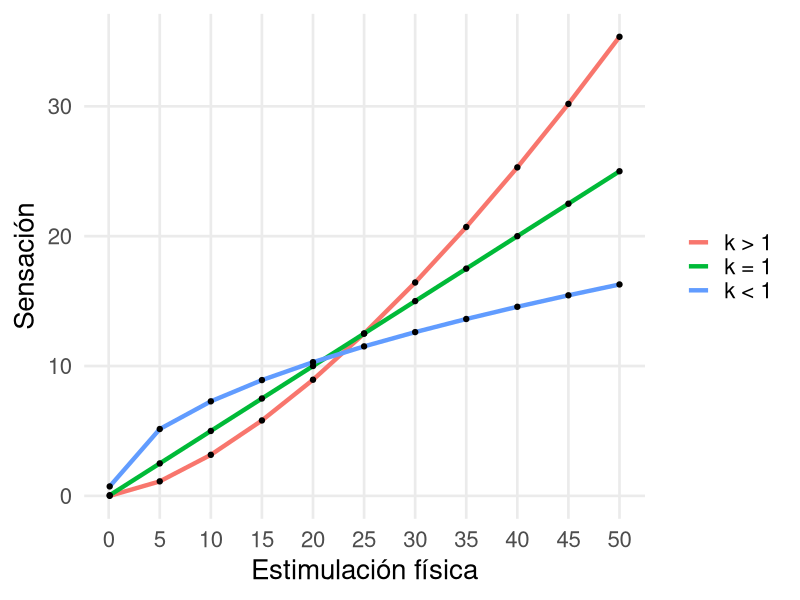
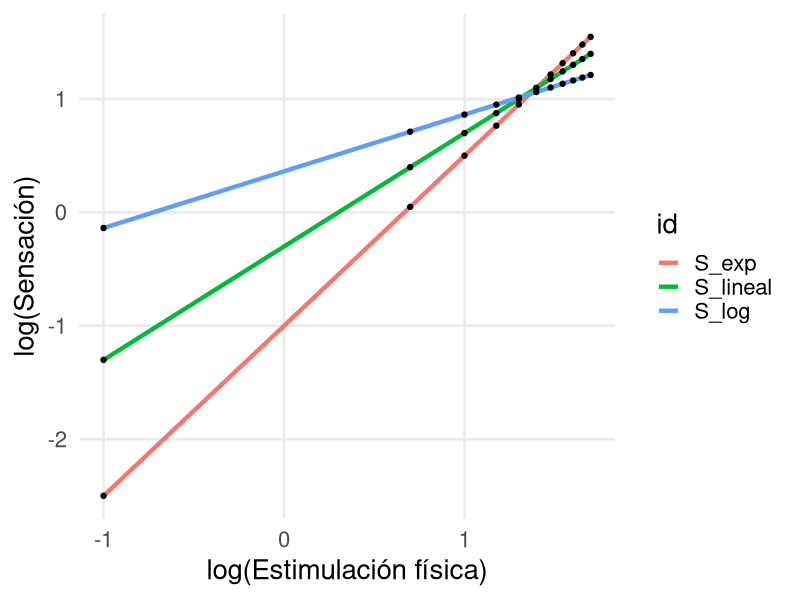
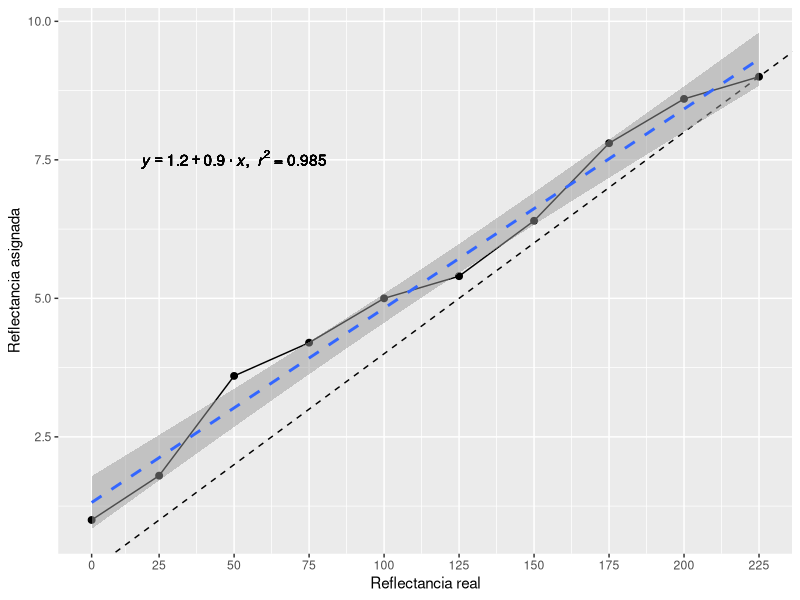
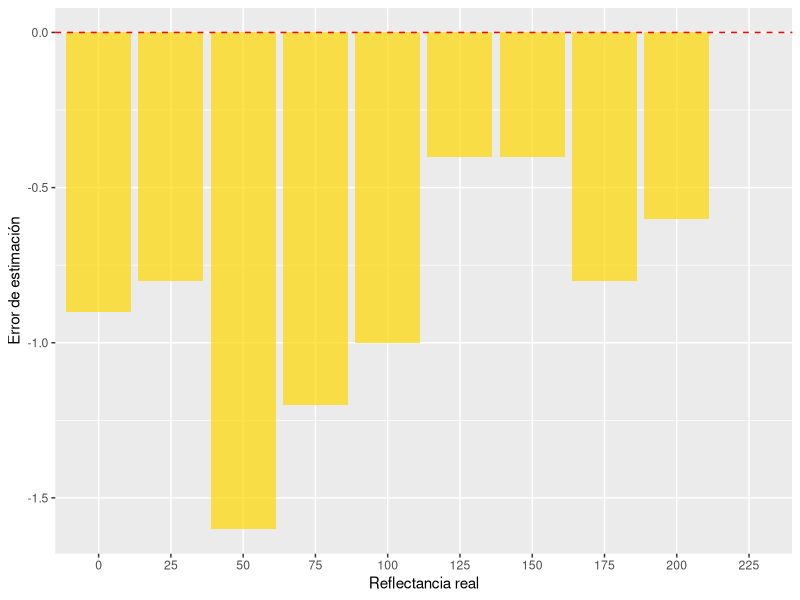
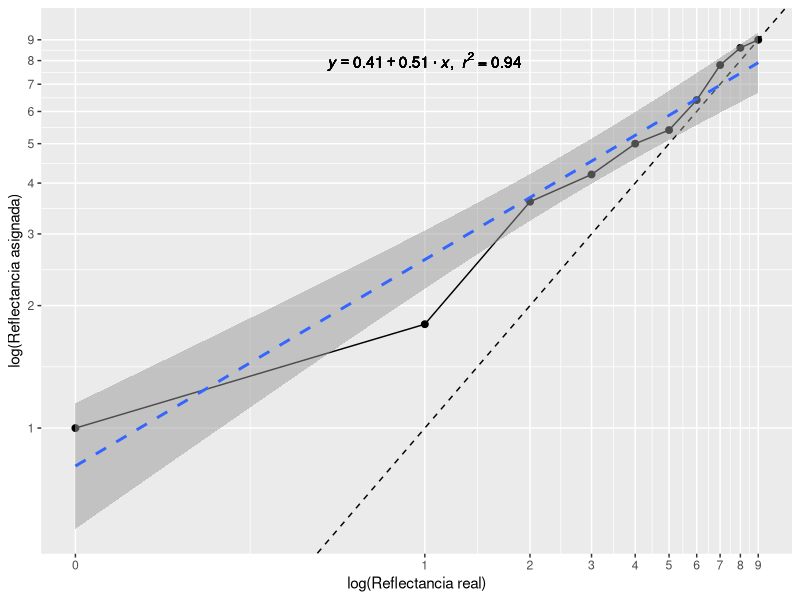
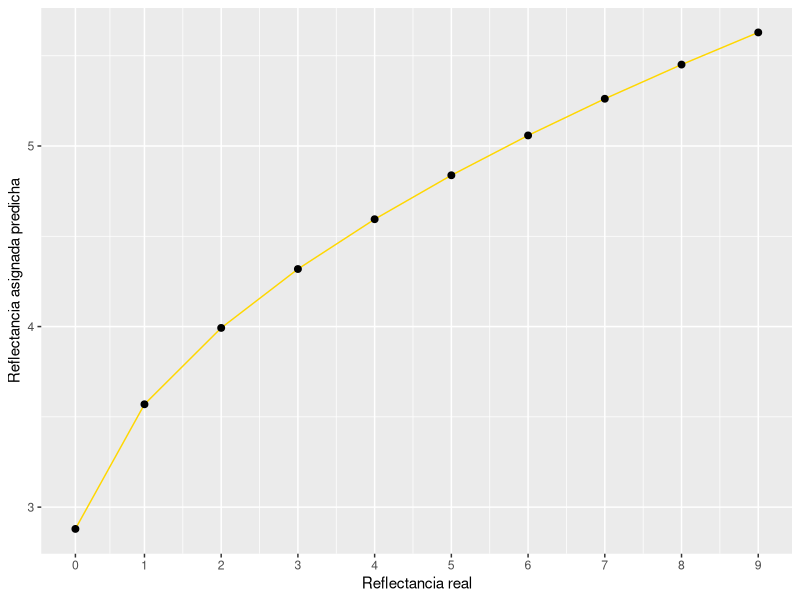

These figures' R source, in order:
## ---- chunk 1
# Las librerías que necesitamos
libraries <- c("tidyverse","cowplot","quickpsy",
               "broom","knitr","circular")

# Cargamos las librerias que necesitamos, si no las tenemos, indicamos a R que las instale
invisible(
  lapply(
    libraries, function(x) {
      if(!require(x, character.only = T, quietly = T)) {
        install.packages(x)
        require(x, character.only = T, quietly = T)
      }
    }
  )
)
# Where is this script?
Where_Am_I <- function(path=T){
  if (path == T){
    dirname(rstudioapi::getSourceEditorContext()$path)
  }
  else {
    rstudioapi::getSourceEditorContext()$path
  }
}
## ---- chunk 2
##### Relaciones funcionales
Functions <- data_frame(
  E = c(0.1,seq(5,50,by=5)),
  S_lineal = 0.5*E,
  S_log = log(10)*E^0.5,
  S_exp = 0.1*E^1.5
)



names <- c(
  `S_exp` = "Exponencial",
  `S_lineal` = "Lineal",
  `S_log` = "Logarítmica"
)

Functions %>%
  gather(id,value,S_lineal:S_exp) %>%
  ggplot(.,aes(E,value,group=id, color = id)) +
  # geom_abline(linetype = 2, ) + 
  geom_line(size = 1.5 ) +
  geom_point(color="black") + 
  #facet_wrap(~id, scales = "free", labeller = as_labeller(names)) +
  guides(fill = FALSE) +
  scale_x_continuous(breaks = round(Functions$E,0)) +
  scale_color_discrete(labels = c("k > 1","k = 1", "k < 1"), name = NULL) +
  labs(x = "Estimulación física", y = "Sensación") +
  theme_minimal(20) +
  theme(panel.grid.minor = element_blank())
## ---- chunk 3
Functions %>%
  gather(id,value,S_lineal:S_exp) %>%
  ggplot(.,aes(log(E,10),log(value,10),group=id, color = id)) +
  #geom_abline(linetype = 2) + 
  geom_line(size = 1.5 ) +
  geom_point(color="black") + 
  #facet_wrap(~id, scales = "free", labeller = as_labeller(names)) +
  guides(fill = FALSE) +
  # scale_color_discrete(labels = c("(k = n) > 1","(k = n) = 1", "(k = n) < 1"), name = NULL) +
  labs(x = "log(Estimulación física)", y = "log(Sensación)") +
  theme_minimal(20) +
  theme(panel.grid.minor = element_blank())
## ---- chunk 4
##### Leemos los datos de nuestro experimento
Luminancia <- read.table("./pia/P3/Ant.txt", header = T)

Luminancia <- Luminancia %>%
  mutate(Claro = ifelse(Claro == 0, 0.1, Claro),
         Asign = ifelse(Asign == 0, 0.1, Asign),
         error_est = Claro - Asign,
         log_Claro = log(Claro,10),
         log_Asign = log(Asign,10)) %>%
  select(-Assaig,-Temps) %>%
  group_by(Claro) %>%
  summarize_all(.funs="mean")

kable(Luminancia %>% select(-log_Claro,-log_Asign))
## ---- chunk 5
lm_eqn <- function(df){
    m <- lm(y ~ x, df);
    eq <- substitute(italic(y) == a + b %.% italic(x)*","~~italic(r)^2~"="~r2, 
         list(a = format(unname(coef(m)[1]), digits = 2),
              b = format(unname(coef(m)[2]), digits = 2),
             r2 = format(summary(m)$r.squared, digits = 3)))
    as.character(as.expression(eq));
}

ggplot(Luminancia, aes(Claro, Asign)) +
  geom_abline(linetype = 2) +
  geom_point(size = 2) +
  geom_line() +
  stat_smooth(method = "lm", linetype = 2, size = 1, alpha = 0.5) +
  labs(x = "Reflectancia real", y = "Reflectancia asignada") + 
  scale_x_continuous(labels = as.character(c(0, 25, 50, 75, 100, 125, 150, 175, 200, 225)),
                     breaks = c(0.1, c(1:9))) + 
  geom_text(x = 2, y = 7.5, label = lm_eqn(Luminancia %>%
                                             rename(y = Asign,
                                                    x = Claro)), parse = TRUE)
## ---- chunk 6
ggplot(Luminancia, aes(factor(Claro), error_est)) +
  geom_bar(stat="identity", alpha = 0.7, fill = "gold") +
  geom_hline(yintercept = 0, linetype = 2, color = "red") +
  labs(x = "Reflectancia real", y = "Error de estimación") + 
  scale_x_discrete(labels = as.character(c(0, 25, 50, 75, 100, 125, 150, 175, 200, 225)),
                     breaks = c(0.1, c(1:9)))
## ---- chunk 7
lm_coef <- coef(lm(data=Luminancia, log_Asign ~ log_Claro))


ggplot(Luminancia, aes(Claro,Asign)) +
  geom_abline(linetype = 2) +
  geom_point(size = 2) +
  geom_line() +
  stat_smooth(method = "lm", linetype = 2, size = 1, alpha = 0.5) +
  labs(x = "log(Reflectancia real)", y = "log(Reflectancia asignada)") + 
  scale_x_log10(breaks = c(0.1, c(1:9)), labels = c(0, c(1:9))) + 
  scale_y_log10(breaks = c(0.1, c(1:9)), labels = c(0, c(1:9))) + 
  geom_text(x = 0.0001, y = 0.9, label = (lm_log=lm_eqn(Luminancia %>%
                                             rename(y = log_Asign,
                                                    x = log_Claro))), parse = TRUE)
## ---- chunk 8

Predicted <- data_frame(
  x = c(0.1,c(1:9)),
  y = 10^lm_coef[1] + x^lm_coef[2]
)

ggplot(Predicted, aes(x,y)) +
  geom_line(color = "gold") +
  geom_point(size = 2) +
  labs(x = "Reflectancia real", y = "Reflectancia asignada predicha") + 
  scale_x_continuous(breaks = c(0.1, c(1:9)), labels = c(0, c(1:9))) + 
  scale_y_continuous(breaks = c(0.1, c(1:9)), labels = c(0, c(1:9))) 
